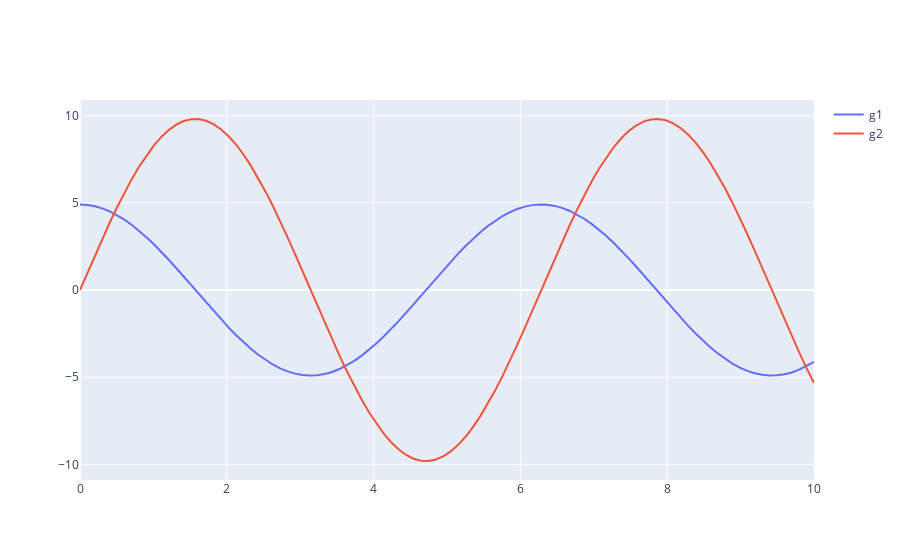

Source (notebook cell):
### Code cell
time = np.linspace(0, 10, 100)
equation_3 = sp.lambdify(theta, gravity_vector[0])
equation_4 = sp.lambdify(theta, gravity_vector[1])
scatter_1 = go.Scatter(x=time, y=equation_3(time), name = 'g1')
scatter_2 = go.Scatter(x=time, y=equation_4(time), name = 'g2')
fig = go.Figure([scatter_1, scatter_2])
fig
